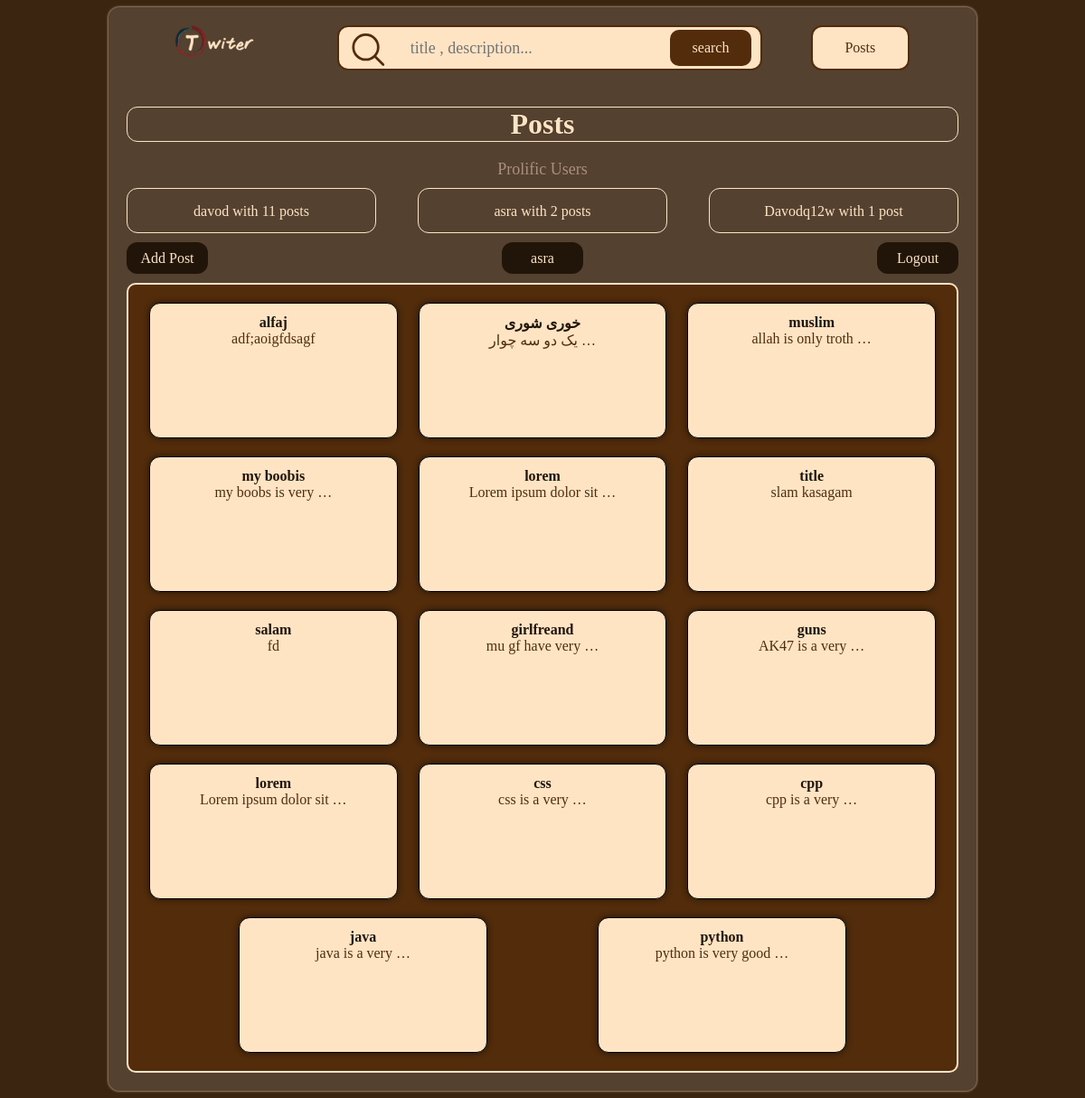
Screenshot of /blog/home_screen (signed in) with the database file from the repository.
### blog/models.py (models this page shows, shortened)
class Post(models.Model):
    class PublishedManager(models.Manager):
        def get_queryset(self):
            return super().get_queryset().filter(status=Post.Status.PUBLISHED)
    class Status(models.TextChoices):
        DRAFT = ("draft", "Draft")
        REJECTED = ("rejected", "Rejected")
        PUBLISHED = ("published", "Published")
    auther = models.ForeignKey(User, on_delete=models.CASCADE, related_name="posts")
    title = models.CharField(max_length=250)
    description = models.TextField()
    slug = models.CharField(max_length=250)
    publish = models.DateTimeField(default=timezone.now)
    create = models.DateTimeField(auto_now_add=True)
    update = models.DateTimeField(auto_now=True)
    objects = models.Manager()
    published = PublishedManager()
    status = models.CharField(max_length=250, choices=Status.choices, default=Status.DRAFT)
    class Meta:
        ordering = ['-publish']
        indexes = [
            models.Index(fields=['-publish']),
        ]

### blog/views.py (the view)
# urls.py: path('home_screen', views.home_screen, name='home_screen'),
def home_screen(request):
    posts = Post.published.all()
    if request.user:
        user = User.objects.get(id=request.user.id)
        context = {
            'username': user.username,
            'posts': posts,
            'id': user.id,
        }
        return render(request, 'blog/post_list.html', context)
    return redirect('blog:post_list')

### blog/templatetags/blog_tags.py (called while the page is built)
@register.simple_tag
def prolific_users():
    return User.objects.annotate(p_users=Count('posts')).order_by('-p_users')[:3]

### blog/templates/blog/post_list.html (shortened to what this page needs)
{% extends "parent/base_template.html" %}
{% load blog_tags %}
{% block content%}
    <h1 class="posts-title">Posts</h1>
    <p class="prolific_users_p">Prolific Users</p>
    <div class="prolific_users">
    {% prolific_users as p_users %}
    {% for user in p_users %}
        <a class="p_user">{{ user.username }} with {{ user.p_users }} post{{user.p_users|pluralize}}</a>
    {% endfor %}
    </div>
    <div class="buttons">
    {% if username %}
        <a href="{% url 'blog:add_post' id %}" class="add-post">Add Post</a>
        <a href="{% url 'blog:profile' id %}" class="username">{{ username }}</a>
        <a href="{% url 'blog:post_list' %}" class="logout">Logout</a>
    {% else %}
        <a href="{% url 'blog:login' %}" class="login">login</a>
    {% endif %}
    </div>
    <div class="posts">
    {% for post in posts %}
        <div class="post">
            <a href="{% url 'blog:post_detail' post.id%}" class="title_in_list"><b>{{ post.title }}</b></a>
            <p class="text">{{ post.description|truncatewords:4}}</p>
        </div>
    {% empty %}
        <p class="no-post">no post founded!</p>
    {% endfor %}
    </div>
{% endblock %}

### blog/static/css/base.css (style rules this page uses)
* { font-family: "Comic Sans MS", serif; transition: all ease 200ms; box-sizing: border-box; }
body { background-color: #3b2410; }
a { text-decoration: none; display: block; }
p { margin: 0; }
.buttons { display: flex; justify-content: space-between; }
.add-post,.login ,.logout,.username,.adding-post { background-color: #211509; color: bisque; border-radius: 12px; display: block; width: 90px; height: 35px; text-align: center; margin-bottom: 10px; line-height: 35px; }
.posts-title { margin: 20px auto; width: 100%; color: bisque; text-shadow: 0 0 1px #211509; border: 1px solid bisque; border-radius: 12px; text-align: center; }
.posts { border: 2px solid bisque; border-radius: 10px; display: flex; justify-content: space-evenly; flex-wrap: wrap; padding-top: 20px; background-color: #522c0b; }
.post { width: 30%; height: 150px; background-color: bisque; box-shadow: 0 0 6px #211509; border: 1px solid black; border-radius: 12px; padding: 12px; margin-bottom: 20px; }
.title_in_list { color: #211509; text-align: center; display: block; }
.text { text-align: center; color: #522c0b; }
.prolific_users { color: bisque; display: flex; justify-content: space-between; }
.prolific_users_p { color: #ab8f79; font-size: 18px; text-align: center; }
.p_user { border: bisque 1px solid; border-radius: 12px; text-align: center; width: 30%; height: 50px; line-height: 50px; margin: 10px 0; }

### rows the page displays
Post: title "alfaj", description "adf;aoigfdsagf"
Post: title "خوری شوری", description "یک دو سه چوار …"
Post: title "muslim", description "allah is only troth …"
Post: title "my boobis", description "my boobs is very …"
Post: title "lorem", description "Lorem ipsum dolor sit …"
Post: title "title", description "slam kasagam"
Post: title "salam", description "fd"
Post: title "girlfreand", description "mu gf have very …"
Post: title "guns", description "AK47 is a very …"
Post: title "lorem", description "Lorem ipsum dolor sit …"
Post: title "css", description "css is a very …"
Post: title "cpp", description "cpp is a very …"
Post: title "java", description "java is a very …"
Post: title "python", description "python is very good …"

### other values shown
{{ user.username }} "davod"
{{ user.p_users }} "11"
{{ user.username }} "asra"
{{ user.p_users }} "2"
{{ user.username }} "Davodq12w"
{{ user.p_users }} "1"
{{ username }} "asra"
